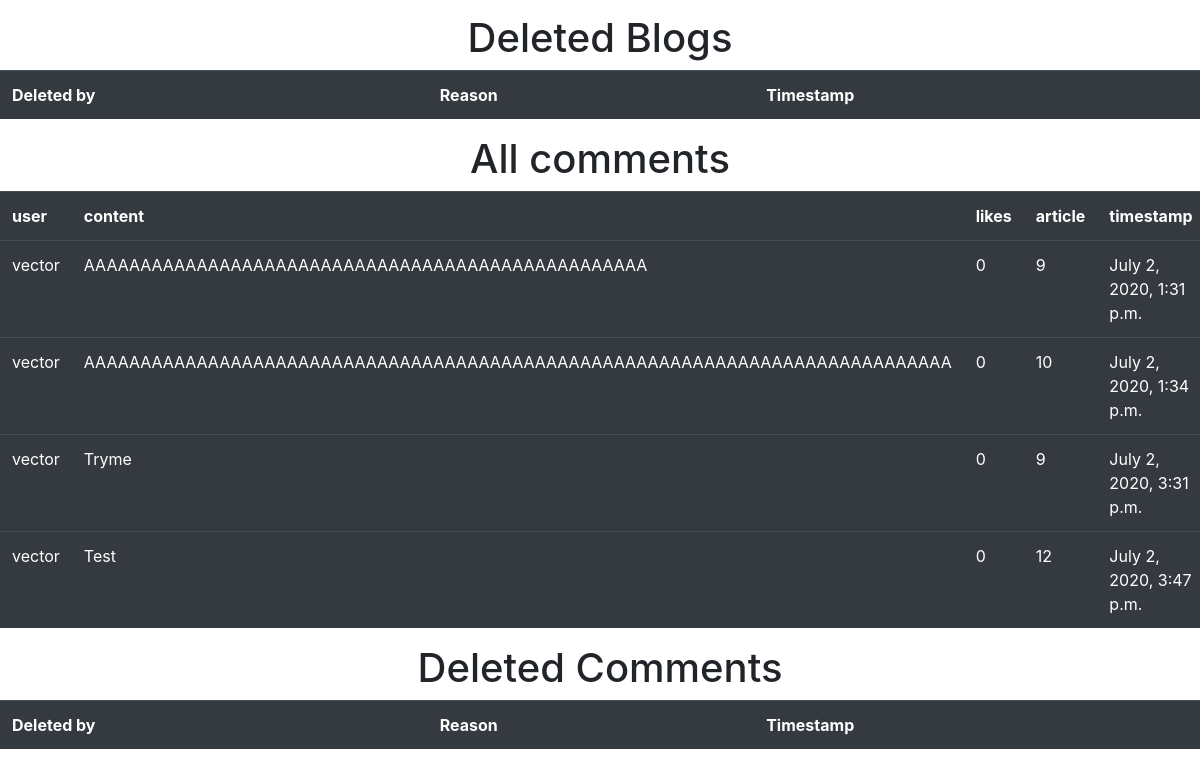
/dashboard/ (signed in, lower part), run on an earlier commit of the app's database.
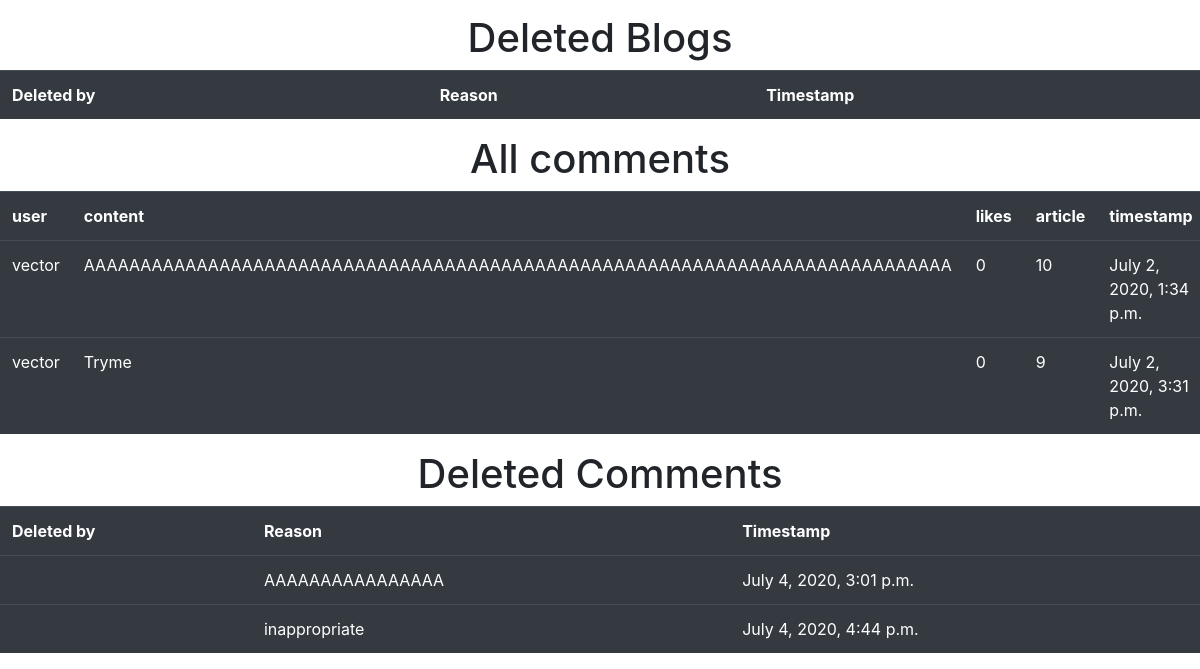
And on a later commit of the database.
### comments/models.py (models this page shows)
class Comment(models.Model):
    user = models.CharField(max_length=115)
    timestamp = models.DateTimeField(auto_now_add=True)
    content = models.CharField(max_length=1800, validators=[validate_content])
    likes = models.IntegerField(default=0)
    article = models.IntegerField(default=0)

class DeleteComment(models.Model):
    deleted_by = models.CharField(max_length=115)
    timestamp = models.DateTimeField(auto_now_add=True)
    reason = models.CharField(max_length=415, validators=[validate_reason])

### blog/views.py (the view)
# urls.py: path('dashboard/', dashboard, name="dashboard"),
def dashboard(response):
    blogs = Blog.objects.all()
    deleted_blogs = DeleteBlog.objects.all()
    comments = Comment.objects.all()
    deleted_comments = DeleteComment.objects.all()
    admins = User.objects.filter(groups__name='Admin')
    banned = User.objects.filter(groups__name='banned')
    context = {
        "blogs": blogs,
        "deleted_blogs": deleted_blogs,
        "comments": comments,
        "deleted_comments": deleted_comments,
        'admins': admins,
        'banned': banned
    }
    return render(response, "dashboard.html", context)

### blog/templatetags/auth_extras.py (called while the page is built)
@register.filter(name="has_group")
def has_group(user, group_name):
    group = Group.objects.get(name=group_name)
    return True if group in user.groups.all() else False

### blog/templates/dashboard.html (shortened to what this page needs)
{% extends 'base.html' %}
{% load auth_extras %}
{% block content %}
    {% if request.user|has_group:"Admin" %}
        <h1 style="text-align: center">Deleted Blogs</h1>
        <table class="table table-dark">
        <tr>
            <th>Deleted by</th>
            <th>Reason</th>
            <th>Timestamp</th>
        </tr>
        </table>
        <h1 style="text-align: center">All comments</h1>
        <table class="table table-dark">
        <tr>
            <th>user</th>
            <th>content</th>
            <th>likes</th>
            <th>article</th>
            <th>timestamp</th>
        </tr>
        {% for objs in comments %}
            <tr>
                <td>{{ objs.user }}</td>
                <td>{{ objs.content }}</td>
                <td>{{ objs.likes }}</td>
                <td>{{ objs.article }}</td>
                <td>{{ objs.timestamp }}</td>
            </tr>
        {% endfor %}
        </table>
        <h1 style="text-align: center">Deleted Comments</h1>
        <table class="table table-dark">
        <tr>
            <th>Deleted by</th>
            <th>Reason</th>
            <th>Timestamp</th>
        </tr>
        {% for objs in deleted_comments %}
            <tr>
                <td>{{ objs.deleted_by }}</td>
                <td>{{ objs.reason }}</td>
                <td>{{ objs.timestamp }}</td>
            </tr>
        {% endfor %}
        </table>
    {% else %}
        <h1 style="text-align: center">You are not allowed to see this site! Go back <a href="/home">here</a></h1>
    {% endif %}
{% endblock %}

What changed in the data, as far as the page shows it:
removed Comment: user "vector", content "AAAAAAAAAAAAAAAAAAAAAAAAAAAAAAAAAAAAAAAAAAAAAAAAAA", likes "0", article "9", timestamp "July 2, 2020, 1:31 p.m."
removed Comment: user "vector", content "Test", likes "0", article "12", timestamp "July 2, 2020, 3:47 p.m."
added DeleteComment: reason "AAAAAAAAAAAAAAAA", timestamp "July 4, 2020, 3:01 p.m."
added DeleteComment: reason "inappropriate", timestamp "July 4, 2020, 4:44 p.m."
